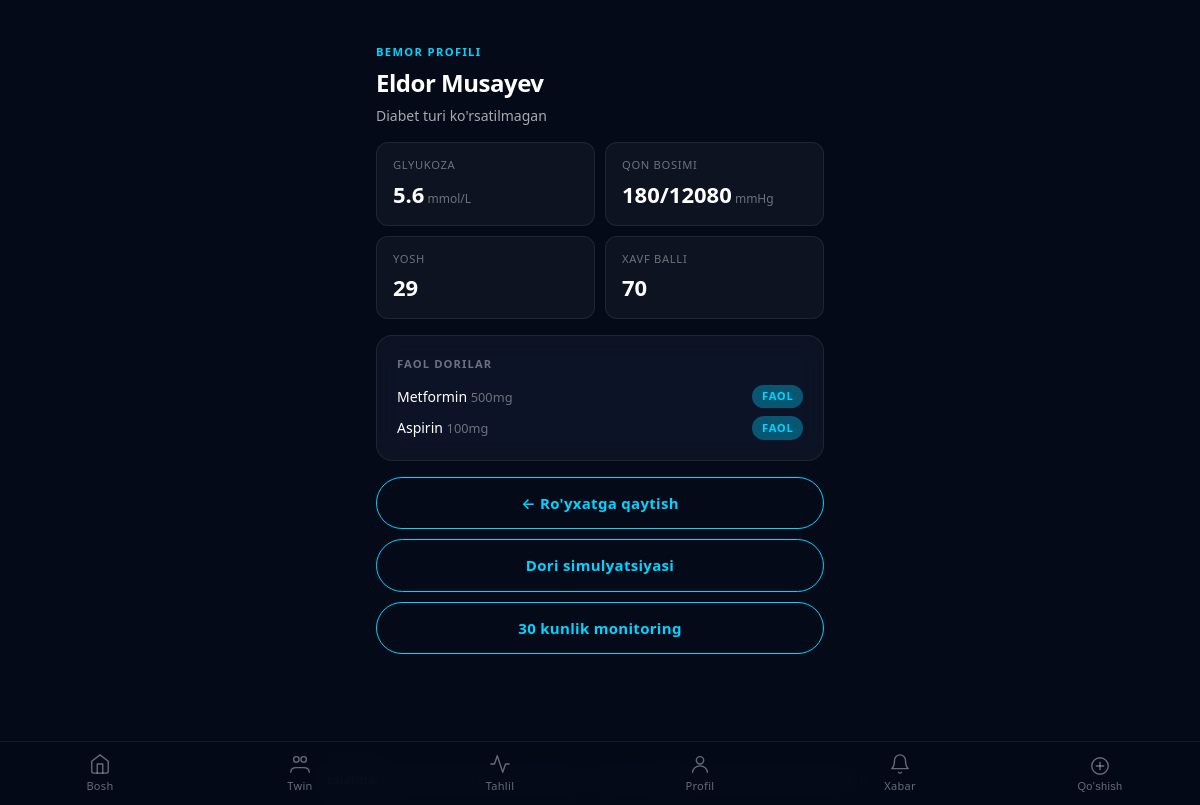
/doctor/patient/1/ (signed in), run on the app's committed database.
### accounts/models.py (models this page shows, shortened)
class Profile(models.Model):
    GENDER_CHOICES = [('male', 'Erkak'), ('female', 'Ayol')]
    user = models.OneToOneField(
        settings.AUTH_USER_MODEL,
        on_delete=models.CASCADE,
        related_name='profile',
    )
    ACTIVITY_CHOICES = [
        ('student', 'Talaba'),
        ('employee', 'Xodim'),
        ('entrepreneur', 'Tadbirkor'),
    ]
    full_name = models.CharField(max_length=150, blank=True)
    phone_number = models.CharField(max_length=20, blank=True)
    gender = models.CharField(max_length=10, choices=GENDER_CHOICES, default='male')
    birth_date = models.DateField(null=True, blank=True)
    region = models.CharField(max_length=100, blank=True)
    district = models.CharField(max_length=100, blank=True)
    address = models.CharField(max_length=255, blank=True)
    profession = models.CharField(max_length=150, blank=True)
    activity_type = models.CharField(max_length=20, choices=ACTIVITY_CHOICES, blank=True)
    age = models.PositiveSmallIntegerField(null=True, blank=True)
    height_cm = models.PositiveSmallIntegerField(null=True, blank=True)
    weight_kg = models.PositiveSmallIntegerField(null=True, blank=True)
    blood_glucose = models.FloatField(null=True, blank=True)
    bp_systolic = models.PositiveSmallIntegerField(null=True, blank=True)
    bp_diastolic = models.PositiveSmallIntegerField(null=True, blank=True)
    daily_steps = models.PositiveIntegerField(null=True, blank=True)
    sleep_hours = models.FloatField(null=True, blank=True)
    takes_medication = models.BooleanField(default=False)
    is_verified = models.BooleanField(default=False)
    is_doctor = models.BooleanField(default=False)
    DIABETES_CHOICES = [('tip1', 'Tip 1'), ('tip2', 'Tip 2'), ('prediabet', 'Prediabet')]
    diabetes_type = models.CharField(max_length=20, choices=DIABETES_CHOICES, blank=True)
    risk_score = models.PositiveSmallIntegerField(default=0)
    created_at = models.DateTimeField(auto_now_add=True)
    updated_at = models.DateTimeField(auto_now=True)

### diabetes/views.py (the view)
# urls.py: path('patient/<int:patient_id>/',                views.doctor_patient_detail,  name='doctor_patient_detail'),
def doctor_patient_detail(request, patient_id):
    if not _doctor_required(request):
        return redirect('login')
    patient = get_object_or_404(Profile, id=patient_id, is_doctor=False)
    medicines = [
        {'name': 'Metformin', 'dosage': '500mg', 'status': 'Faol'},
        {'name': 'Aspirin',   'dosage': '100mg', 'status': 'Faol'},
    ]
    return render(request, 'doctor/patient_detail.html', {
        'patient': patient,
        'medicines': medicines,
    })

### diabetes/context_processors.py (called while the page is built)
def unread_alerts_count(request):
    if request.user.is_authenticated:
        count = Alert.objects.filter(user=request.user, is_read=False).count()
        return {'unread_alerts_count': count}
    return {'unread_alerts_count': 0}

### diabetes/views.py (called while the page is built)
def _doctor_required(request):
    if not request.user.is_authenticated:
        return False
    try:
        return request.user.profile.is_doctor
    except Profile.DoesNotExist:
        return False

### templates/doctor/patient_detail.html (shortened to what this page needs)
{% extends 'base.html' %}
{% block content %}
<div class="page-body">
  <div class="page-header">
    <p class="page-header__eyebrow">BEMOR PROFILI</p>
    <h1 class="page-header__title">{{ patient.full_name|default:patient.user.get_full_name }}</h1>
    <p class="page-header__sub">{{ patient.get_diabetes_type_display|default:"Diabet turi ko'rsatilmagan" }}</p>
  </div>
  <div class="stat-grid" style="margin-bottom:1rem;">
    <div class="stat-cell">
      <span class="stat-cell__label">Glyukoza</span>
      <span class="stat-cell__value">
        {% if patient.blood_glucose %}{{ patient.blood_glucose }}<span style="font-size:0.75rem; font-weight:400; color:var(--text-dim);"> mmol/L</span>{% else %}—{% endif %}
      </span>
    </div>
    <div class="stat-cell">
      <span class="stat-cell__label">Qon bosimi</span>
      <span class="stat-cell__value">
        {% if patient.bp_systolic and patient.bp_diastolic %}{{ patient.bp_systolic }}/{{ patient.bp_diastolic }}<span style="font-size:0.75rem; font-weight:400; color:var(--text-dim);"> mmHg</span>{% else %}—{% endif %}
      </span>
    </div>
    <div class="stat-cell">
      <span class="stat-cell__label">Yosh</span>
      <span class="stat-cell__value">{% if patient.age %}{{ patient.age }}{% else %}—{% endif %}</span>
    </div>
    <div class="stat-cell">
      <span class="stat-cell__label">Xavf balli</span>
      <span class="stat-cell__value">{{ patient.risk_score }}</span>
    </div>
  </div>
  <div class="glass-card" style="margin-bottom:1rem;">
    <p style="font-size:0.7rem; font-weight:700; letter-spacing:0.1em; text-transform:uppercase; color:var(--text-dim); margin-bottom:0.75rem;">
      FAOL DORILAR
    </p>
    <div style="display:flex; flex-direction:column; gap:0.5rem;">
      {% for med in medicines %}
      <div style="display:flex; justify-content:space-between; align-items:center;">
        <span style="font-size:0.875rem; color:var(--text-primary);">
          {{ med.name }} <span style="color:var(--text-dim); font-size:0.8rem;">{{ med.dosage }}</span>
        </span>
        <span class="risk-badge level-note">{{ med.status }}</span>
      </div>
      {% endfor %}
    </div>
  </div>
  <div style="display:flex; flex-direction:column; gap:0.625rem;">
    <a href="{% url 'doctor_dashboard' %}" class="btn-outline" style="display:flex; justify-content:center;">
      ← Ro'yxatga qaytish
    </a>
    <a href="/doctor/patient/{{ patient.id }}/simulation/" class="btn-outline" style="display:flex; justify-content:center;">
      Dori simulyatsiyasi
    </a>
    <a href="/doctor/patient/{{ patient.id }}/timeline/" class="btn-outline" style="display:flex; justify-content:center;">
      30 kunlik monitoring
    </a>
  </div>
</div>
{% endblock %}

### static/css/main.css (style rules this page uses)
:root { --bg-deep: #050A18; --bg-card: rgba(255, 255, 255, 0.04); --border-subtle: rgba(255, 255, 255, 0.08); --cyan: #00D4FF; --cyan-glow: rgba(0, 212, 255, 0.35); --danger: #FF3B5C; --danger-glow: rgba(255, 59, 92, 0.3); --safe: #00FF88; --warning: #FFB23B; --text-primary: #FFFFFF; --text-secondary: rgba(255, 255, 255, 0.65); --text-dim: rgba(255, 255, 255, 0.4); --radius: 12px; --radius-lg: 16px; --radius-pill: 999px; }
*, *::before, *::after { box-sizing: border-box; margin: 0; padding: 0; }
html { scroll-behavior: smooth; -webkit-text-size-adjust: 100%; }
body { background-color: var(--bg-deep); font-family: system-ui, -apple-system, 'Segoe UI', Roboto, sans-serif; color: var(--text-primary); min-height: 100dvh; line-height: 1.5; -webkit-font-smoothing: antialiased; }
.glass-card { background: var(--bg-card); border: 1px solid var(--border-subtle); border-radius: var(--radius-lg); backdrop-filter: blur(12px) saturate(1.4); -webkit-backdrop-filter: blur(12px) saturate(1.4); padding: 1.25rem; }
.btn-primary, .btn-outline { display: inline-flex; align-items: center; justify-content: center; gap: 0.5rem; width: 100%; padding: 0.875rem 1.5rem; border-radius: var(--radius-pill); font-size: 0.9375rem; font-weight: 600; letter-spacing: 0.02em; cursor: pointer; border: none; text-decoration: none; transition: transform 0.15s ease, box-shadow 0.15s ease, opacity 0.15s ease; -webkit-tap-highlight-color: transparent; }
.btn-outline { background: transparent; color: var(--cyan); border: 1px solid var(--cyan); }
.page-body { padding-bottom: 80px; }
.stat-grid { display: grid; grid-template-columns: 1fr 1fr; gap: 0.625rem; }
.stat-cell { background: var(--bg-card); border: 1px solid var(--border-subtle); border-radius: var(--radius); padding: 0.875rem 1rem; display: flex; flex-direction: column; gap: 0.25rem; }
.stat-cell__value { font-size: 1.375rem; font-weight: 700; color: var(--text-primary); font-variant-numeric: tabular-nums; }
.stat-cell__label { font-size: 0.7rem; font-weight: 500; color: var(--text-dim); text-transform: uppercase; letter-spacing: 0.06em; }
.risk-badge { font-size: 0.7rem; font-weight: 700; letter-spacing: 0.06em; text-transform: uppercase; padding: 0.2rem 0.6rem; border-radius: var(--radius-pill); }
.risk-badge.level-note { background: var(--cyan-glow); color: var(--cyan); }
.page-header { padding: 1.5rem 0 1rem; }
.page-header__eyebrow { font-size: 0.7rem; font-weight: 600; letter-spacing: 0.12em; text-transform: uppercase; color: var(--cyan); margin-bottom: 0.25rem; }
.page-header__title { font-size: 1.5rem; font-weight: 800; color: var(--text-primary); letter-spacing: -0.02em; }
.page-header__sub { font-size: 0.875rem; color: var(--text-secondary); margin-top: 0.25rem; }

### data on the page
Profile: full_name "Eldor Musayev", diabetes_type "Diabet turi ko'rsatilmagan", blood_glucose "5.6", bp_systolic "180", bp_diastolic "12080", age "29", risk_score "70"

### other printed values
{{ med.name }} "Metformin" "Aspirin"
{{ med.dosage }} "500mg" "100mg"
{{ med.status }} "FAOL" "FAOL"
